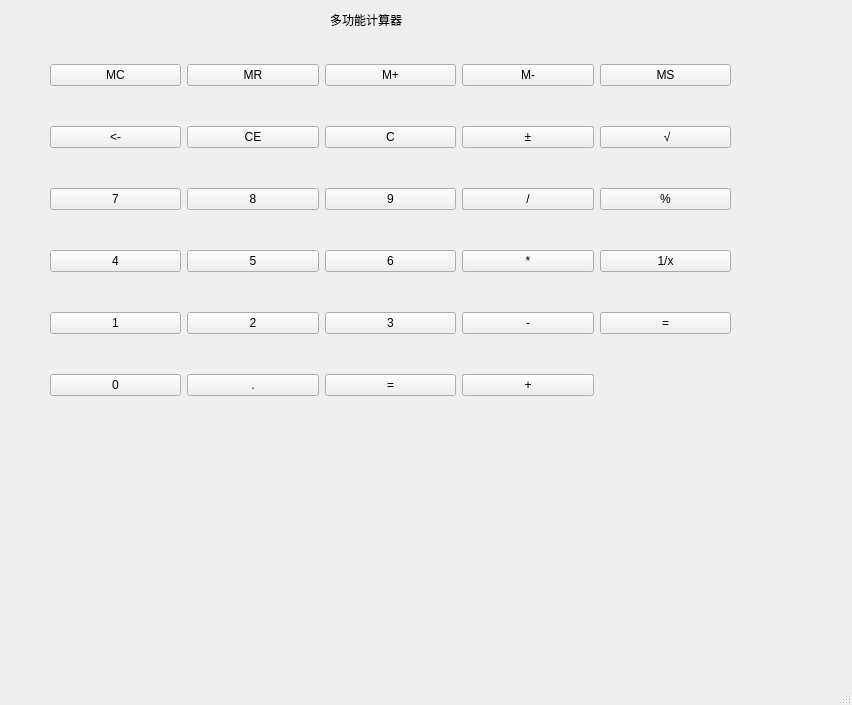
<?xml version="1.0" encoding="UTF-8"?>
<ui version="4.0">
 <class>MainWindow</class>
 <widget class="QMainWindow" name="MainWindow">
  <property name="geometry">
   <rect>
    <x>0</x>
    <y>0</y>
    <width>852</width>
    <height>705</height>
   </rect>
  </property>
  <property name="windowTitle">
   <string>MainWindow</string>
  </property>
  <widget class="QWidget" name="centralwidget">
   <widget class="QStackedWidget" name="modeStack">
    <property name="geometry">
     <rect>
      <x>0</x>
      <y>-20</y>
      <width>851</width>
      <height>671</height>
     </rect>
    </property>
    <property name="currentIndex">
     <number>0</number>
    </property>
    <widget class="QWidget" name="page">
     <widget class="QWidget" name="">
      <property name="geometry">
       <rect>
        <x>50</x>
        <y>50</y>
        <width>681</width>
        <height>401</height>
       </rect>
      </property>
      <layout class="QGridLayout" name="gridLayout">
       <item row="2" column="1">
        <widget class="QPushButton" name="pushButton_7">
         <property name="text">
          <string>8</string>
         </property>
        </widget>
       </item>
       <item row="0" column="1">
        <widget class="QPushButton" name="pushButton_9">
         <property name="text">
          <string>MR</string>
         </property>
        </widget>
       </item>
       <item row="1" column="3">
        <widget class="QPushButton" name="pushButton_20">
         <property name="text">
          <string>±</string>
         </property>
        </widget>
       </item>
       <item row="1" column="0">
        <widget class="QPushButton" name="pushButton_5">
         <property name="text">
          <string>&lt;-</string>
         </property>
        </widget>
       </item>
       <item row="0" column="2">
        <widget class="QPushButton" name="pushButton_14">
         <property name="text">
          <string>M+</string>
         </property>
        </widget>
       </item>
       <item row="0" column="0">
        <widget class="QPushButton" name="pushButton_4">
         <property name="text">
          <string>MC</string>
         </property>
        </widget>
       </item>
       <item row="2" column="0">
        <widget class="QPushButton" name="pushButton_3">
         <property name="text">
          <string>7</string>
         </property>
        </widget>
       </item>
       <item row="4" column="3">
        <widget class="QPushButton" name="pushButton_18">
         <property name="text">
          <string>-</string>
         </property>
        </widget>
       </item>
       <item row="1" column="2">
        <widget class="QPushButton" name="pushButton_15">
         <property name="text">
          <string>C</string>
         </property>
        </widget>
       </item>
       <item row="4" column="2">
        <widget class="QPushButton" name="pushButton_13">
         <property name="text">
          <string>3</string>
         </property>
        </widget>
       </item>
       <item row="1" column="4">
        <widget class="QPushButton" name="pushButton_25">
         <property name="text">
          <string> √</string>
         </property>
        </widget>
       </item>
       <item row="4" column="1">
        <widget class="QPushButton" name="pushButton_8">
         <property name="text">
          <string>2</string>
         </property>
        </widget>
       </item>
       <item row="3" column="1">
        <widget class="QPushButton" name="pushButton_6">
         <property name="text">
          <string>5</string>
         </property>
        </widget>
       </item>
       <item row="2" column="2">
        <widget class="QPushButton" name="pushButton_12">
         <property name="text">
          <string>9</string>
         </property>
        </widget>
       </item>
       <item row="0" column="3">
        <widget class="QPushButton" name="pushButton_19">
         <property name="text">
          <string>M-</string>
         </property>
        </widget>
       </item>
       <item row="3" column="0">
        <widget class="QPushButton" name="pushButton_2">
         <property name="text">
          <string>4</string>
         </property>
        </widget>
       </item>
       <item row="1" column="1">
        <widget class="QPushButton" name="pushButton_10">
         <property name="text">
          <string>CE</string>
         </property>
        </widget>
       </item>
       <item row="2" column="3">
        <widget class="QPushButton" name="pushButton_17">
         <property name="text">
          <string>/</string>
         </property>
        </widget>
       </item>
       <item row="3" column="2">
        <widget class="QPushButton" name="pushButton_11">
         <property name="text">
          <string>6</string>
         </property>
        </widget>
       </item>
       <item row="4" column="4">
        <widget class="QPushButton" name="pushButton_23">
         <property name="text">
          <string>=</string>
         </property>
        </widget>
       </item>
       <item row="3" column="4">
        <widget class="QPushButton" name="pushButton_21">
         <property name="text">
          <string>1/x</string>
         </property>
        </widget>
       </item>
       <item row="4" column="0">
        <widget class="QPushButton" name="pushButton">
         <property name="text">
          <string>1</string>
         </property>
        </widget>
       </item>
       <item row="2" column="4">
        <widget class="QPushButton" name="pushButton_22">
         <property name="text">
          <string>%</string>
         </property>
        </widget>
       </item>
       <item row="0" column="4">
        <widget class="QPushButton" name="pushButton_24">
         <property name="text">
          <string>MS</string>
         </property>
        </widget>
       </item>
       <item row="3" column="3">
        <widget class="QPushButton" name="pushButton_16">
         <property name="text">
          <string>*</string>
         </property>
        </widget>
       </item>
       <item row="5" column="0">
        <widget class="QPushButton" name="pushButton_26">
         <property name="text">
          <string>0</string>
         </property>
        </widget>
       </item>
       <item row="5" column="1">
        <widget class="QPushButton" name="pushButton_27">
         <property name="text">
          <string>.</string>
         </property>
        </widget>
       </item>
       <item row="5" column="2">
        <widget class="QPushButton" name="pushButton_28">
         <property name="text">
          <string>=</string>
         </property>
        </widget>
       </item>
       <item row="5" column="3">
        <widget class="QPushButton" name="pushButton_29">
         <property name="text">
          <string>+</string>
         </property>
        </widget>
       </item>
      </layout>
     </widget>
     <widget class="QLabel" name="label">
      <property name="geometry">
       <rect>
        <x>330</x>
        <y>30</y>
        <width>111</width>
        <height>19</height>
       </rect>
      </property>
      <property name="text">
       <string>多功能计算器</string>
      </property>
     </widget>
    </widget>
    <widget class="QWidget" name="page_2"/>
   </widget>
  </widget>
  <widget class="QMenuBar" name="menubar">
   <property name="geometry">
    <rect>
     <x>0</x>
     <y>0</y>
     <width>852</width>
     <height>25</height>
    </rect>
   </property>
  </widget>
  <widget class="QStatusBar" name="statusbar"/>
  <action name="btnStandard">
   <property name="text">
    <string>标准型</string>
   </property>
   <property name="toolTip">
    <string>标准型</string>
   </property>
   <property name="menuRole">
    <enum>QAction::MenuRole::NoRole</enum>
   </property>
  </action>
  <action name="btnScientific">
   <property name="text">
    <string>科学型</string>
   </property>
   <property name="menuRole">
    <enum>QAction::MenuRole::NoRole</enum>
   </property>
  </action>
  <action name="btnProgrammer">
   <property name="text">
    <string>程序员</string>
   </property>
   <property name="menuRole">
    <enum>QAction::MenuRole::NoRole</enum>
   </property>
  </action>
  <action name="btnDate">
   <property name="text">
    <string>日期计算</string>
   </property>
   <property name="menuRole">
    <enum>QAction::MenuRole::NoRole</enum>
   </property>
  </action>
  <action name="btnConverter">
   <property name="text">
    <string>单位转换</string>
   </property>
   <property name="menuRole">
    <enum>QAction::MenuRole::NoRole</enum>
   </property>
  </action>
 </widget>
 <resources/>
 <connections/>
</ui>
